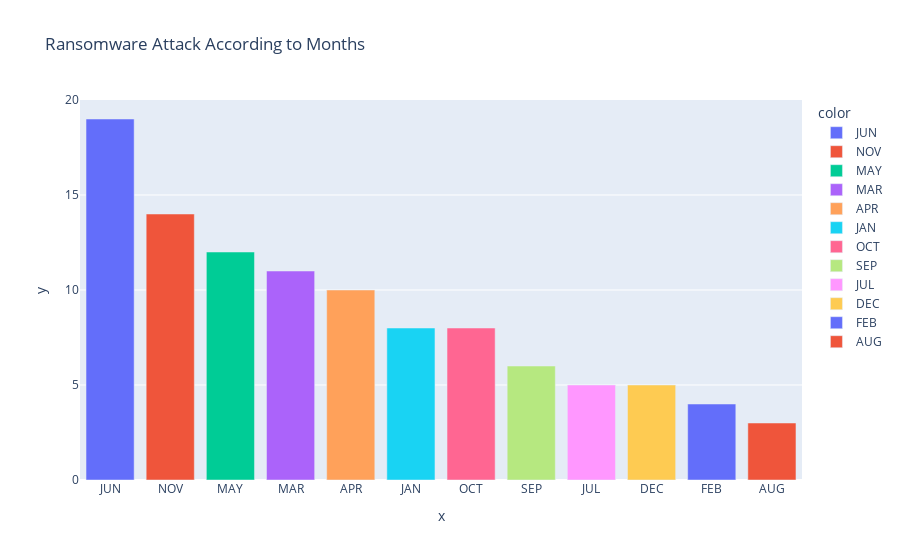

Notebook cell for this chart:
### Code cell
month = df['Month'].value_counts()
fig = px.bar(df,x=month.index.values,y=month.values,color=month.index.values,title='Ransomware Attack According to Months')
fig

### Figure 1 — Plotly figure (JSON) as saved in the notebook; plotly's stock layout.template omitted (floating-point values rounded to 4 significant figures)
{"data": [{"alignmentgroup": "True", "hovertemplate": "color=JUN<br>x=%{x}<br>y=%{y}<extra></extra>", "legendgroup": "JUN", "marker": {"color": "#636efa", "pattern": {"shape": ""}}, "name": "JUN", "offsetgroup": "JUN", "orientation": "v", "showlegend": true, "textposition": "auto", "type": "bar", "x": ["JUN"], "xaxis": "x", "y": [19], "yaxis": "y"}, {"alignmentgroup": "True", "hovertemplate": "color=NOV<br>x=%{x}<br>y=%{y}<extra></extra>", "legendgroup": "NOV", "marker": {"color": "#EF553B", "pattern": {"shape": ""}}, "name": "NOV", "offsetgroup": "NOV", "orientation": "v", "showlegend": true, "textposition": "auto", "type": "bar", "x": ["NOV"], "xaxis": "x", "y": [14], "yaxis": "y"}, {"alignmentgroup": "True", "hovertemplate": "color=MAY<br>x=%{x}<br>y=%{y}<extra></extra>", "legendgroup": "MAY", "marker": {"color": "#00cc96", "pattern": {"shape": ""}}, "name": "MAY", "offsetgroup": "MAY", "orientation": "v", "showlegend": true, "textposition": "auto", "type": "bar", "x": ["MAY"], "xaxis": "x", "y": [12], "yaxis": "y"}, {"alignmentgroup": "True", "hovertemplate": "color=MAR<br>x=%{x}<br>y=%{y}<extra></extra>", "legendgroup": "MAR", "marker": {"color": "#ab63fa", "pattern": {"shape": ""}}, "name": "MAR", "offsetgroup": "MAR", "orientation": "v", "showlegend": true, "textposition": "auto", "type": "bar", "x": ["MAR"], "xaxis": "x", "y": [11], "yaxis": "y"}, {"alignmentgroup": "True", "hovertemplate": "color=APR<br>x=%{x}<br>y=%{y}<extra></extra>", "legendgroup": "APR", "marker": {"color": "#FFA15A", "pattern": {"shape": ""}}, "name": "APR", "offsetgroup": "APR", "orientation": "v", "showlegend": true, "textposition": "auto", "type": "bar", "x": ["APR"], "xaxis": "x", "y": [10], "yaxis": "y"}, {"alignmentgroup": "True", "hovertemplate": "color=JAN<br>x=%{x}<br>y=%{y}<extra></extra>", "legendgroup": "JAN", "marker": {"color": "#19d3f3", "pattern": {"shape": ""}}, "name": "JAN", "offsetgroup": "JAN", "orientation": "v", "showlegend": true, "textposition": "auto", "type": "bar", "x": ["JAN"], "xaxis": "x", "y": [8], "yaxis": "y"}, {"alignmentgroup": "True", "hovertemplate": "color=OCT<br>x=%{x}<br>y=%{y}<extra></extra>", "legendgroup": "OCT", "marker": {"color": "#FF6692", "pattern": {"shape": ""}}, "name": "OCT", "offsetgroup": "OCT", "orientation": "v", "showlegend": true, "textposition": "auto", "type": "bar", "x": ["OCT"], "xaxis": "x", "y": [8], "yaxis": "y"}, {"alignmentgroup": "True", "hovertemplate": "color=SEP<br>x=%{x}<br>y=%{y}<extra></extra>", "legendgroup": "SEP", "marker": {"color": "#B6E880", "pattern": {"shape": ""}}, "name": "SEP", "offsetgroup": "SEP", "orientation": "v", "showlegend": true, "textposition": "auto", "type": "bar", "x": ["SEP"], "xaxis": "x", "y": [6], "yaxis": "y"}, {"alignmentgroup": "True", "hovertemplate": "color=JUL<br>x=%{x}<br>y=%{y}<extra></extra>", "legendgroup": "JUL", "marker": {"color": "#FF97FF", "pattern": {"shape": ""}}, "name": "JUL", "offsetgroup": "JUL", "orientation": "v", "showlegend": true, "textposition": "auto", "type": "bar", "x": ["JUL"], "xaxis": "x", "y": [5], "yaxis": "y"}, {"alignmentgroup": "True", "hovertemplate": "color=DEC<br>x=%{x}<br>y=%{y}<extra></extra>", "legendgroup": "DEC", "marker": {"color": "#FECB52", "pattern": {"shape": ""}}, "name": "DEC", "offsetgroup": "DEC", "orientation": "v", "showlegend": true, "textposition": "auto", "type": "bar", "x": ["DEC"], "xaxis": "x", "y": [5], "yaxis": "y"}, {"alignmentgroup": "True", "hovertemplate": "color=FEB<br>x=%{x}<br>y=%{y}<extra></extra>", "legendgroup": "FEB", "marker": {"color": "#636efa", "pattern": {"shape": ""}}, "name": "FEB", "offsetgroup": "FEB", "orientation": "v", "showlegend": true, "textposition": "auto", "type": "bar", "x": ["FEB"], "xaxis": "x", "y": [4], "yaxis": "y"}, {"alignmentgroup": "True", "hovertemplate": "color=AUG<br>x=%{x}<br>y=%{y}<extra></extra>", "legendgroup": "AUG", "marker": {"color": "#EF553B", "pattern": {"shape": ""}}, "name": "AUG", "offsetgroup": "AUG", "orientation": "v", "showlegend": true, "textposition": "auto", "type": "bar", "x": ["AUG"], "xaxis": "x", "y": [3], "yaxis": "y"}], "layout": {"barmode": "relative", "legend": {"title": {"text": "color"}, "tracegroupgap": 0}, "title": {"text": "Ransomware Attack According to Months"}, "xaxis": {"anchor": "y", "domain": [0, 1], "title": {"text": "x"}}, "yaxis": {"anchor": "x", "domain": [0, 1], "title": {"text": "y"}}}}
